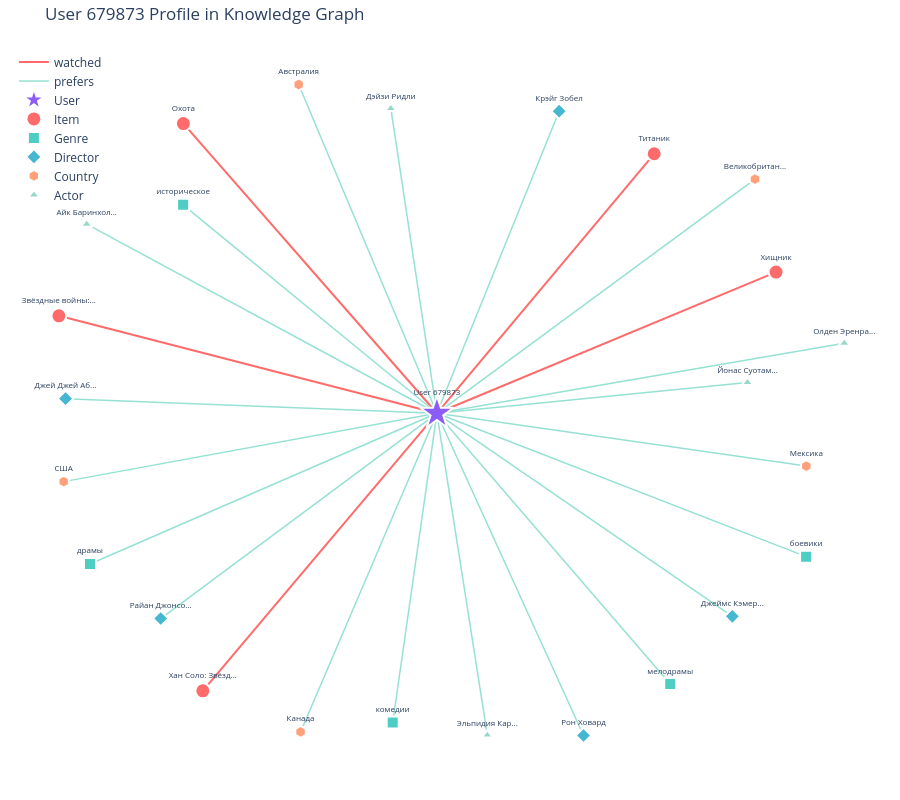

Notebook cell for this chart:
### Code cell
# Выбираем случайного пользователя для визуализации
random_user_for_vis = np.random.choice(list(user2id.values()))

print(f"Визуализация профиля пользователя: {random_user_for_vis}")
print(f"User ID (original): {id2user[random_user_for_vis]}")

# Строим подграф
G_user = build_user_kg_subgraph(
    random_user_for_vis,
    neighbors_kg,
    id2item,
    id2genre,
    id2director,
    id2country,
    id2actor,
    n_users,
    n_nodes,
    max_items=5,
    max_entities=5
)

print(f"Подграф пользователя содержит:")
print(f"  Узлов: {G_user.number_of_nodes()}")
print(f"  Рёбер: {G_user.number_of_edges()}")

# Статистика по типам узлов
node_type_counts = {}
for node in G_user.nodes():
    ntype = G_user.nodes[node]['node_type']
    node_type_counts[ntype] = node_type_counts.get(ntype, 0) + 1

print(f"Распределение узлов:")
for ntype, count in sorted(node_type_counts.items()):
    print(f"  {ntype}: {count}")

# Визуализируем
if G_user.number_of_nodes() > 0:
    fig_user = visualize_user_kg_profile(
        G_user,
        items,
        id2item,
        id2user,
        n_users,
        title=f"User {id2user[random_user_for_vis]} Profile in Knowledge Graph"
    )
else:
    print("Граф пустой!")

### Figure 1 — Plotly figure (JSON) as saved in the notebook; plotly's stock layout.template omitted (floating-point values rounded to 4 significant figures)
{"data": [{"hoverinfo": "none", "line": {"color": "#FF6B6B", "width": 2}, "mode": "lines", "name": "watched", "showlegend": true, "type": "scatter", "x": [0, 0.8325, null, 0, -0.5746, null, 0, -0.928, null, 0, 0.5335, null, 0, -0.6223, null], "y": [0, 0.4072, null, 0, -0.8005, null, 0, 0.2812, null, 0, 0.7485, null, 0, 0.8357, null]}, {"hoverinfo": "none", "line": {"color": "#95E1D3", "width": 1.5}, "mode": "lines", "name": "prefers", "showlegend": true, "type": "scatter", "x": [0, 0.9064, null, 0, -0.8516, null, 0, -0.623, null, 0, -0.1084, null, 0, 0.5727, null, 0, -0.678, null, 0, 0.3001, null, 0, -0.9116, null, 0, 0.36, null, 0, 0.7253, null, 0, -0.3393, null, 0, 0.7809, null, 0, -0.3347, null, 0, 0.9068, null, 0, -0.9162, null, 0, -0.8597, null, 0, -0.1131, null, 0, 0.7625, null, 0, 0.1238, null, 0, 1, null], "y": [0, -0.4136, null, 0, -0.4346, null, 0, 0.6012, null, 0, -0.8919, null, 0, -0.7811, null, 0, -0.592, null, 0, 0.8713, null, 0, 0.04216, null, 0, -0.9294, null, 0, -0.5856, null, 0, 0.9483, null, 0, 0.6751, null, 0, -0.9191, null, 0, -0.1524, null, 0, -0.1971, null, 0, 0.5455, null, 0, 0.8792, null, 0, 0.08912, null, 0, -0.9281, null, 0, 0.2023, null]}, {"hoverinfo": "text", "hovertext": ["<b>User 679873</b><br>Connected to 25 nodes"], "marker": {"color": "#8B5CF6", "line": {"color": "white", "width": 2}, "size": 25, "symbol": "star"}, "mode": "markers+text", "name": "User", "text": ["User 679873"], "textfont": {"size": 8}, "textposition": "top center", "type": "scatter", "x": [0], "y": [0]}, {"hoverinfo": "text", "hovertext": ["<b>Хищник</b><br>Жанры: боевики, фантастика, триллеры, приключения", "<b>Хан Соло: Звёздные войны. Истории</b><br>Жанры: боевики, фантастика, приключения", "<b>Звёздные войны: Скайуокер. Восход</b><br>Жанры: боевики, фантастика, приключения", "<b>Титаник</b><br>Жанры: драмы, историческое, триллеры, мелодрамы", "<b>Охота</b><br>Жанры: боевики, триллеры, комедии"], "marker": {"color": "#FF6B6B", "line": {"color": "white", "width": 2}, "size": 15, "symbol": "circle"}, "mode": "markers+text", "name": "Item", "text": ["Хищник", "Хан Соло: Звёзд...", "Звёздные войны:...", "Титаник", "Охота"], "textfont": {"size": 8}, "textposition": "top center", "type": "scatter", "x": [0.8325, -0.5746, -0.928, 0.5335, -0.6223], "y": [0.4072, -0.8005, 0.2812, 0.7485, 0.8357]}, {"hoverinfo": "text", "hovertext": ["<b>Genre</b><br>боевики<br>Connections: 1", "<b>Genre</b><br>драмы<br>Connections: 1", "<b>Genre</b><br>историческое<br>Connections: 1", "<b>Genre</b><br>комедии<br>Connections: 1", "<b>Genre</b><br>мелодрамы<br>Connections: 1"], "marker": {"color": "#4ECDC4", "line": {"color": "white", "width": 2}, "size": 12, "symbol": "square"}, "mode": "markers+text", "name": "Genre", "text": ["боевики", "драмы", "историческое", "комедии", "мелодрамы"], "textfont": {"size": 8}, "textposition": "top center", "type": "scatter", "x": [0.9064, -0.8516, -0.623, -0.1084, 0.5727], "y": [-0.4136, -0.4346, 0.6012, -0.8919, -0.7811]}, {"hoverinfo": "text", "hovertext": ["<b>Director</b><br>Райан Джонсон<br>Connections: 1", "<b>Director</b><br>Крэйг Зобел<br>Connections: 1", "<b>Director</b><br>Джей Джей Абрамс<br>Connections: 1", "<b>Director</b><br>Рон Ховард<br>Connections: 1", "<b>Director</b><br>Джеймс Кэмерон<br>Connections: 1"], "marker": {"color": "#45B7D1", "line": {"color": "white", "width": 2}, "size": 12, "symbol": "diamond"}, "mode": "markers+text", "name": "Director", "text": ["Райан Джонсо...", "Крэйг Зобел", "Джей Джей Аб...", "Рон Ховард", "Джеймс Кэмер..."], "textfont": {"size": 8}, "textposition": "top center", "type": "scatter", "x": [-0.678, 0.3001, -0.9116, 0.36, 0.7253], "y": [-0.592, 0.8713, 0.04216, -0.9294, -0.5856]}, {"hoverinfo": "text", "hovertext": ["<b>Country</b><br>Австралия<br>Connections: 1", "<b>Country</b><br>Великобритания<br>Connections: 1", "<b>Country</b><br>Канада<br>Connections: 1", "<b>Country</b><br>Мексика<br>Connections: 1", "<b>Country</b><br>США<br>Connections: 1"], "marker": {"color": "#FFA07A", "line": {"color": "white", "width": 2}, "size": 12, "symbol": "hexagon"}, "mode": "markers+text", "name": "Country", "text": ["Австралия", "Великобритан...", "Канада", "Мексика", "США"], "textfont": {"size": 8}, "textposition": "top center", "type": "scatter", "x": [-0.3393, 0.7809, -0.3347, 0.9068, -0.9162], "y": [0.9483, 0.6751, -0.9191, -0.1524, -0.1971]}, {"hoverinfo": "text", "hovertext": ["<b>Actor</b><br>Айк Баринхолц<br>Connections: 1", "<b>Actor</b><br>Дэйзи Ридли<br>Connections: 1", "<b>Actor</b><br>Йонас Суотамо<br>Connections: 1", "<b>Actor</b><br>Эльпидия Каррильо<br>Connections: 1", "<b>Actor</b><br>Олден Эренрайк<br>Connections: 1"], "marker": {"color": "#98D8C8", "line": {"color": "white", "width": 2}, "size": 10, "symbol": "triangle-up"}, "mode": "markers+text", "name": "Actor", "text": ["Айк Баринхол...", "Дэйзи Ридли", "Йонас Суотам...", "Эльпидия Кар...", "Олден Эренра..."], "textfont": {"size": 8}, "textposition": "top center", "type": "scatter", "x": [-0.8597, -0.1131, 0.7625, 0.1238, 1], "y": [0.5455, 0.8792, 0.08912, -0.9281, 0.2023]}], "layout": {"height": 800, "hovermode": "closest", "legend": {"bgcolor": "rgba(255, 255, 255, 0.8)", "x": 0.01, "xanchor": "left", "y": 0.99, "yanchor": "top"}, "margin": {"b": 20, "l": 5, "r": 5, "t": 40}, "plot_bgcolor": "white", "showlegend": true, "title": {"text": "User 679873 Profile in Knowledge Graph"}, "xaxis": {"showgrid": false, "showticklabels": false, "zeroline": false}, "yaxis": {"showgrid": false, "showticklabels": false, "zeroline": false}}}
